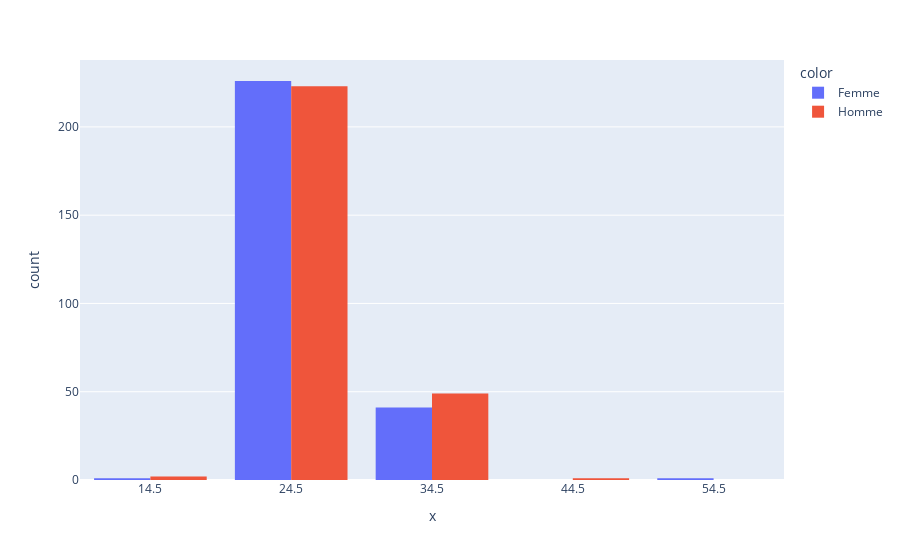

This figure's notebook cell:
### Code cell
px.histogram(x=df_part['age'],color=df_part['gender'].map(gender_dict),barmode="group",nbins=5)

### Figure 1 — Plotly figure (JSON) as saved in the notebook; plotly's stock layout.template omitted (floating-point values rounded to 4 significant figures; data arrays with more than 128 entries replaced by an {"elided": "..."} marker saying what was removed)
{"data": [{"alignmentgroup": "True", "bingroup": "x", "hovertemplate": "color=Femme<br>x=%{x}<br>count=%{y}<extra></extra>", "legendgroup": "Femme", "marker": {"color": "#636efa", "pattern": {"shape": ""}}, "name": "Femme", "nbinsx": 5, "offsetgroup": "Femme", "orientation": "v", "showlegend": true, "type": "histogram", "x": {"elided": "274 int values"}, "xaxis": "x", "yaxis": "y"}, {"alignmentgroup": "True", "bingroup": "x", "hovertemplate": "color=Homme<br>x=%{x}<br>count=%{y}<extra></extra>", "legendgroup": "Homme", "marker": {"color": "#EF553B", "pattern": {"shape": ""}}, "name": "Homme", "nbinsx": 5, "offsetgroup": "Homme", "orientation": "v", "showlegend": true, "type": "histogram", "x": {"elided": "278 int values"}, "xaxis": "x", "yaxis": "y"}], "layout": {"barmode": "group", "legend": {"title": {"text": "color"}, "tracegroupgap": 0}, "margin": {"t": 60}, "xaxis": {"anchor": "y", "domain": [0, 1], "title": {"text": "x"}}, "yaxis": {"anchor": "x", "domain": [0, 1], "title": {"text": "count"}}}}
